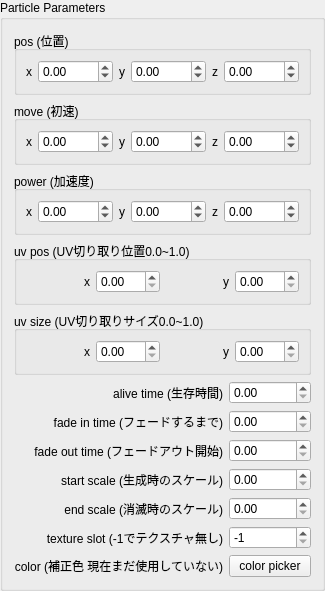
     <widget class="QGroupBox" name="particleParameters">
      <property name="font">
       <font>
        <pointsize>9</pointsize>
        <strikeout>false</strikeout>
       </font>
      </property>
      <property name="title">
       <string>Particle Parameters</string>
      </property>
      <layout class="QGridLayout" name="gridLayout_12">
       <item row="17" column="1">
        <widget class="QLabel" name="label_26">
         <property name="whatsThis">
          <string>テクスチャの補正色、テクスチャ無い場合は描画色</string>
         </property>
         <property name="text">
          <string>color (補正色 現在まだ使用していない)</string>
         </property>
         <property name="alignment">
          <set>Qt::AlignRight|Qt::AlignTrailing|Qt::AlignVCenter</set>
         </property>
        </widget>
       </item>
       <item row="13" column="1">
        <widget class="QLabel" name="label_25">
         <property name="whatsThis">
          <string>消滅時のスケール
</string>
         </property>
         <property name="text">
          <string>end scale (消滅時のスケール)</string>
         </property>
         <property name="alignment">
          <set>Qt::AlignRight|Qt::AlignTrailing|Qt::AlignVCenter</set>
         </property>
        </widget>
       </item>
       <item row="15" column="2">
        <widget class="QSpinBox" name="spinTextureIndex">
         <property name="minimum">
          <number>-1</number>
         </property>
         <property name="maximum">
          <number>7</number>
         </property>
         <property name="value">
          <number>-1</number>
         </property>
        </widget>
       </item>
       <item row="11" column="1">
        <widget class="QLabel" name="label_24">
         <property name="whatsThis">
          <string>生成時のスケール
</string>
         </property>
         <property name="text">
          <string>start scale (生成時のスケール)</string>
         </property>
         <property name="alignment">
          <set>Qt::AlignRight|Qt::AlignTrailing|Qt::AlignVCenter</set>
         </property>
        </widget>
       </item>
       <item row="11" column="2">
        <widget class="QDoubleSpinBox" name="spinStartScale">
         <property name="singleStep">
          <double>0.100000000000000</double>
         </property>
        </widget>
       </item>
       <item row="13" column="2">
        <widget class="QDoubleSpinBox" name="spinEndScale">
         <property name="singleStep">
          <double>0.100000000000000</double>
         </property>
        </widget>
       </item>
       <item row="5" column="2">
        <widget class="QDoubleSpinBox" name="spinAliveTime">
         <property name="singleStep">
          <double>0.100000000000000</double>
         </property>
        </widget>
       </item>
       <item row="7" column="2">
        <widget class="QDoubleSpinBox" name="spinFadeInTime">
         <property name="singleStep">
          <double>0.100000000000000</double>
         </property>
        </widget>
       </item>
       <item row="5" column="1">
        <widget class="QLabel" name="label_21">
         <property name="whatsThis">
          <string>生存時間</string>
         </property>
         <property name="text">
          <string>alive time (生存時間)</string>
         </property>
         <property name="alignment">
          <set>Qt::AlignRight|Qt::AlignTrailing|Qt::AlignVCenter</set>
         </property>
        </widget>
       </item>
       <item row="9" column="2">
        <widget class="QDoubleSpinBox" name="spinFadeOutTime">
         <property name="singleStep">
          <double>0.100000000000000</double>
         </property>
        </widget>
       </item>
       <item row="7" column="1">
        <widget class="QLabel" name="label_22">
         <property name="whatsThis">
          <string>フェードインが終わる時間</string>
         </property>
         <property name="text">
          <string>fade in time (フェードするまで)</string>
         </property>
         <property name="alignment">
          <set>Qt::AlignRight|Qt::AlignTrailing|Qt::AlignVCenter</set>
         </property>
        </widget>
       </item>
       <item row="15" column="1">
        <widget class="QLabel" name="label_7">
         <property name="whatsThis">
          <string>テクスチャのスロットの指定、-1でテクスチャ無し</string>
         </property>
         <property name="text">
          <string>texture slot (-1でテクスチャ無し)</string>
         </property>
         <property name="alignment">
          <set>Qt::AlignRight|Qt::AlignTrailing|Qt::AlignVCenter</set>
         </property>
        </widget>
       </item>
       <item row="17" column="2">
        <widget class="QPushButton" name="colorPickerButton">
         <property name="whatsThis">
          <string>カラーピッカーを開きます</string>
         </property>
         <property name="text">
          <string>color picker</string>
         </property>
        </widget>
       </item>
       <item row="9" column="1">
        <widget class="QLabel" name="label_23">
         <property name="whatsThis">
          <string>フェードアウトが開始される時間
</string>
         </property>
         <property name="text">
          <string>fade out time (フェードアウト開始)</string>
         </property>
         <property name="alignment">
          <set>Qt::AlignRight|Qt::AlignTrailing|Qt::AlignVCenter</set>
         </property>
        </widget>
       </item>
       <item row="0" column="1" colspan="2">
        <widget class="QGroupBox" name="groupBox_3">
         <property name="title">
          <string>pos (位置)</string>
         </property>
         <layout class="QGridLayout" name="gridLayout_3">
          <item row="0" column="4">
           <widget class="QLabel" name="label_8">
            <property name="text">
             <string>z</string>
            </property>
            <property name="alignment">
             <set>Qt::AlignRight|Qt::AlignTrailing|Qt::AlignVCenter</set>
            </property>
           </widget>
          </item>
          <item row="0" column="3">
           <widget class="QDoubleSpinBox" name="spinPosY">
            <property name="minimum">
             <double>-1000.000000000000000</double>
            </property>
            <property name="maximum">
             <double>1000.000000000000000</double>
            </property>
           </widget>
          </item>
          <item row="0" column="5">
           <widget class="QDoubleSpinBox" name="spinPosZ">
            <property name="minimum">
             <double>-1000.000000000000000</double>
            </property>
            <property name="maximum">
             <double>1000.000000000000000</double>
            </property>
           </widget>
          </item>
          <item row="0" column="2">
           <widget class="QLabel" name="label">
            <property name="text">
             <string>y</string>
            </property>
            <property name="alignment">
             <set>Qt::AlignRight|Qt::AlignTrailing|Qt::AlignVCenter</set>
            </property>
           </widget>
          </item>
          <item row="0" column="0">
           <widget class="QLabel" name="label_18">
            <property name="text">
             <string>x</string>
            </property>
            <property name="alignment">
             <set>Qt::AlignRight|Qt::AlignTrailing|Qt::AlignVCenter</set>
            </property>
           </widget>
          </item>
          <item row="0" column="1">
           <widget class="QDoubleSpinBox" name="spinPosX">
            <property name="minimum">
             <double>-1000.000000000000000</double>
            </property>
            <property name="maximum">
             <double>1000.000000000000000</double>
            </property>
           </widget>
          </item>
         </layout>
        </widget>
       </item>
       <item row="4" column="1" colspan="2">
        <widget class="QGroupBox" name="groupBox_7">
         <property name="title">
          <string>uv size (UV切り取りサイズ0.0~1.0)</string>
         </property>
         <layout class="QGridLayout" name="gridLayout_7">
          <item row="1" column="2">
           <widget class="QLabel" name="label_20">
            <property name="text">
             <string>y</string>
            </property>
            <property name="alignment">
             <set>Qt::AlignRight|Qt::AlignTrailing|Qt::AlignVCenter</set>
            </property>
           </widget>
          </item>
          <item row="1" column="0">
           <widget class="QLabel" name="label_19">
            <property name="text">
             <string>x</string>
            </property>
            <property name="alignment">
             <set>Qt::AlignRight|Qt::AlignTrailing|Qt::AlignVCenter</set>
            </property>
           </widget>
          </item>
          <item row="1" column="1">
           <widget class="QDoubleSpinBox" name="spinUVSizeX">
            <property name="minimum">
             <double>0.000000000000000</double>
            </property>
            <property name="maximum">
             <double>1.000000000000000</double>
            </property>
            <property name="singleStep">
             <double>0.100000000000000</double>
            </property>
           </widget>
          </item>
          <item row="1" column="3">
           <widget class="QDoubleSpinBox" name="spinUVSizeY">
            <property name="minimum">
             <double>0.000000000000000</double>
            </property>
            <property name="maximum">
             <double>1.000000000000000</double>
            </property>
            <property name="singleStep">
             <double>0.100000000000000</double>
            </property>
           </widget>
          </item>
         </layout>
        </widget>
       </item>
       <item row="3" column="1" colspan="2">
        <widget class="QGroupBox" name="groupBox_6">
         <property name="title">
          <string>uv pos (UV切り取り位置0.0~1.0)</string>
         </property>
         <layout class="QGridLayout" name="gridLayout_6">
          <item row="0" column="2">
           <widget class="QLabel" name="label_17">
            <property name="text">
             <string>y</string>
            </property>
            <property name="alignment">
             <set>Qt::AlignRight|Qt::AlignTrailing|Qt::AlignVCenter</set>
            </property>
           </widget>
          </item>
          <item row="0" column="1">
           <widget class="QDoubleSpinBox" name="spinUVPosX">
            <property name="minimum">
             <double>0.000000000000000</double>
            </property>
            <property name="maximum">
             <double>1.000000000000000</double>
            </property>
            <property name="singleStep">
             <double>0.100000000000000</double>
            </property>
           </widget>
          </item>
          <item row="0" column="3">
           <widget class="QDoubleSpinBox" name="spinUVPosY">
            <property name="minimum">
             <double>0.000000000000000</double>
            </property>
            <property name="maximum">
             <double>1.000000000000000</double>
            </property>
            <property name="singleStep">
             <double>0.100000000000000</double>
            </property>
           </widget>
          </item>
          <item row="0" column="0">
           <widget class="QLabel" name="label_16">
            <property name="text">
             <string>x</string>
            </property>
            <property name="alignment">
             <set>Qt::AlignRight|Qt::AlignTrailing|Qt::AlignVCenter</set>
            </property>
           </widget>
          </item>
         </layout>
        </widget>
       </item>
       <item row="2" column="1" colspan="2">
        <widget class="QGroupBox" name="groupBox_5">
         <property name="title">
          <string>power (加速度)</string>
         </property>
         <layout class="QGridLayout" name="gridLayout_5">
          <item row="0" column="0">
           <widget class="QLabel" name="label_5">
            <property name="font">
             <font>
              <strikeout>false</strikeout>
             </font>
            </property>
            <property name="layoutDirection">
             <enum>Qt::LeftToRight</enum>
            </property>
            <property name="text">
             <string>x</string>
            </property>
            <property name="alignment">
             <set>Qt::AlignRight|Qt::AlignTrailing|Qt::AlignVCenter</set>
            </property>
           </widget>
          </item>
          <item row="0" column="5">
           <widget class="QDoubleSpinBox" name="spinPowerZ">
            <property name="minimum">
             <double>-1000.000000000000000</double>
            </property>
            <property name="maximum">
             <double>1000.000000000000000</double>
            </property>
           </widget>
          </item>
          <item row="0" column="3">
           <widget class="QDoubleSpinBox" name="spinPowerY">
            <property name="minimum">
             <double>-1000.000000000000000</double>
            </property>
            <property name="maximum">
             <double>1000.000000000000000</double>
            </property>
           </widget>
          </item>
          <item row="0" column="1">
           <widget class="QDoubleSpinBox" name="spinPowerX">
            <property name="minimum">
             <double>-1000.000000000000000</double>
            </property>
            <property name="maximum">
             <double>1000.000000000000000</double>
            </property>
           </widget>
          </item>
          <item row="0" column="4">
           <widget class="QLabel" name="label_15">
            <property name="text">
             <string>z</string>
            </property>
            <property name="alignment">
             <set>Qt::AlignRight|Qt::AlignTrailing|Qt::AlignVCenter</set>
            </property>
           </widget>
          </item>
          <item row="0" column="2">
           <widget class="QLabel" name="label_11">
            <property name="text">
             <string>y</string>
            </property>
            <property name="alignment">
             <set>Qt::AlignRight|Qt::AlignTrailing|Qt::AlignVCenter</set>
            </property>
           </widget>
          </item>
         </layout>
        </widget>
       </item>
       <item row="1" column="1" colspan="2">
        <widget class="QGroupBox" name="groupBox_4">
         <property name="title">
          <string>move (初速)</string>
         </property>
         <layout class="QGridLayout" name="gridLayout_4">
          <item row="0" column="3">
           <widget class="QDoubleSpinBox" name="spinMoveY">
            <property name="minimum">
             <double>-1000.000000000000000</double>
            </property>
            <property name="maximum">
             <double>1000.000000000000000</double>
            </property>
           </widget>
          </item>
          <item row="0" column="4">
           <widget class="QLabel" name="label_10">
            <property name="text">
             <string>z</string>
            </property>
            <property name="alignment">
             <set>Qt::AlignRight|Qt::AlignTrailing|Qt::AlignVCenter</set>
            </property>
           </widget>
          </item>
          <item row="0" column="2">
           <widget class="QLabel" name="label_9">
            <property name="text">
             <string>y</string>
            </property>
            <property name="alignment">
             <set>Qt::AlignRight|Qt::AlignTrailing|Qt::AlignVCenter</set>
            </property>
           </widget>
          </item>
          <item row="0" column="1">
           <widget class="QDoubleSpinBox" name="spinMoveX">
            <property name="minimum">
             <double>-1000.000000000000000</double>
            </property>
            <property name="maximum">
             <double>1000.000000000000000</double>
            </property>
           </widget>
          </item>
          <item row="0" column="0">
           <widget class="QLabel" name="label_4">
            <property name="text">
             <string>x</string>
            </property>
            <property name="alignment">
             <set>Qt::AlignRight|Qt::AlignTrailing|Qt::AlignVCenter</set>
            </property>
           </widget>
          </item>
          <item row="0" column="5">
           <widget class="QDoubleSpinBox" name="spinMoveZ">
            <property name="minimum">
             <double>-1000.000000000000000</double>
            </property>
            <property name="maximum">
             <double>1000.000000000000000</double>
            </property>
           </widget>
          </item>
         </layout>
        </widget>
       </item>
      </layout>
     </widget>
